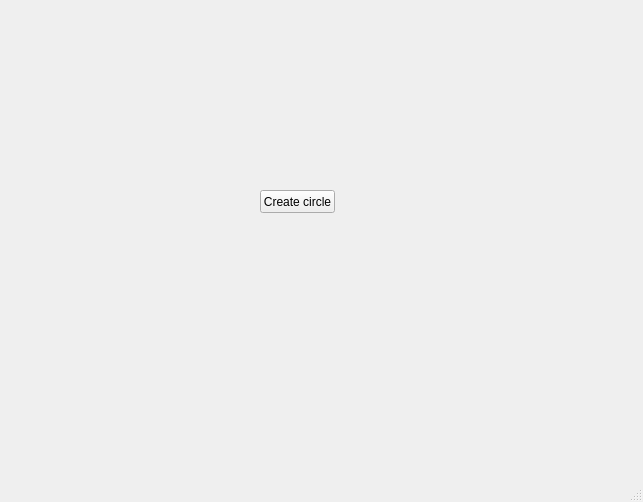
<?xml version="1.0" encoding="UTF-8"?>
<ui version="4.0">
 <class>MainWindow</class>
 <widget class="QMainWindow" name="MainWindow">
  <property name="geometry">
   <rect>
    <x>0</x>
    <y>0</y>
    <width>643</width>
    <height>502</height>
   </rect>
  </property>
  <property name="windowTitle">
   <string>MainWindow</string>
  </property>
  <widget class="QWidget" name="centralwidget">
   <widget class="QPushButton" name="create_button">
    <property name="geometry">
     <rect>
      <x>260</x>
      <y>190</y>
      <width>75</width>
      <height>23</height>
     </rect>
    </property>
    <property name="text">
     <string>Create circle</string>
    </property>
   </widget>
  </widget>
  <widget class="QMenuBar" name="menubar">
   <property name="geometry">
    <rect>
     <x>0</x>
     <y>0</y>
     <width>643</width>
     <height>21</height>
    </rect>
   </property>
  </widget>
  <widget class="QStatusBar" name="statusbar"/>
 </widget>
 <resources/>
 <connections/>
</ui>
